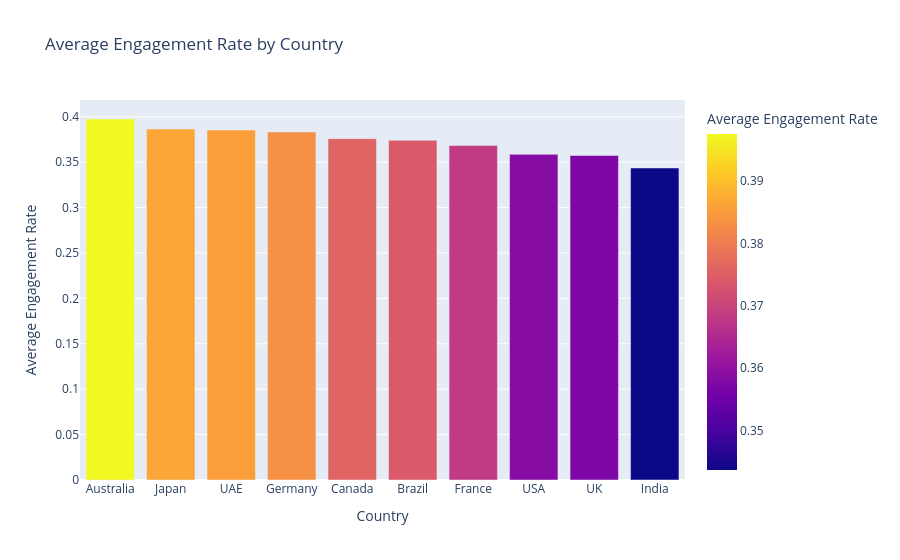

The cell this chart's notebook holds for it:
### Markdown cell above
**Interactive bar chart:** average engagement rate by country.

### Code cell
country_rate = (df.groupby('country')['engagement_rate'].mean()
                  .sort_values(ascending=False).reset_index())

fig = px.bar(country_rate, x='country', y='engagement_rate', color='engagement_rate',
             title='Average Engagement Rate by Country',
             labels={'country': 'Country', 'engagement_rate': 'Average Engagement Rate'})
fig.show()

### Figure 1 — Plotly figure (JSON) as saved in the notebook; plotly's stock layout.template omitted (floating-point values rounded to 4 significant figures)
{"data": [{"hovertemplate": "Country=%{x}<br>Average Engagement Rate=%{marker.color}<extra></extra>", "legendgroup": "", "marker": {"color": [0.3976, 0.3866, 0.3855, 0.3833, 0.3759, 0.3742, 0.3683, 0.3587, 0.3573, 0.3436], "coloraxis": "coloraxis", "pattern": {"shape": ""}}, "name": "", "orientation": "v", "showlegend": false, "textposition": "auto", "type": "bar", "x": ["Australia", "Japan", "UAE", "Germany", "Canada", "Brazil", "France", "USA", "UK", "India"], "xaxis": "x", "y": [0.3976, 0.3866, 0.3855, 0.3833, 0.3759, 0.3742, 0.3683, 0.3587, 0.3573, 0.3436], "yaxis": "y"}], "layout": {"barmode": "relative", "coloraxis": {"colorbar": {"title": {"text": "Average Engagement Rate"}}, "colorscale": [[0, "#0d0887"], [0.1111, "#46039f"], [0.2222, "#7201a8"], [0.3333, "#9c179e"], [0.4444, "#bd3786"], [0.5556, "#d8576b"], [0.6667, "#ed7953"], [0.7778, "#fb9f3a"], [0.8889, "#fdca26"], [1, "#f0f921"]]}, "legend": {"tracegroupgap": 0}, "title": {"text": "Average Engagement Rate by Country"}, "xaxis": {"anchor": "y", "domain": [0, 1], "title": {"text": "Country"}}, "yaxis": {"anchor": "x", "domain": [0, 1], "title": {"text": "Average Engagement Rate"}}}}
